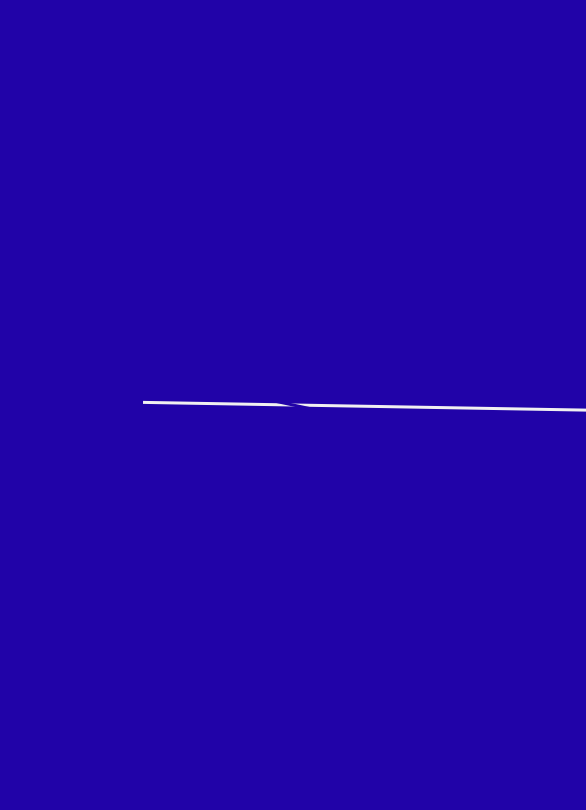
Frame 1 (no input)
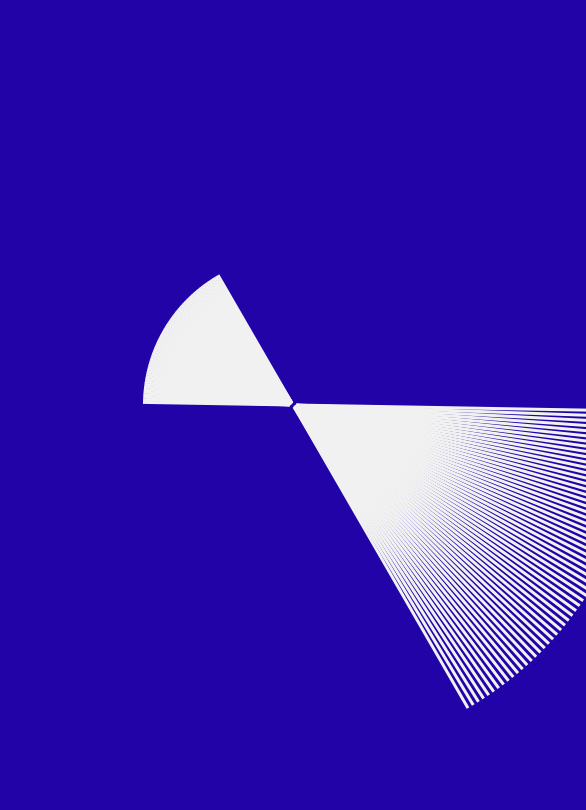
Frame 60 (the mouse pressed at the canvas centre just before this capture)
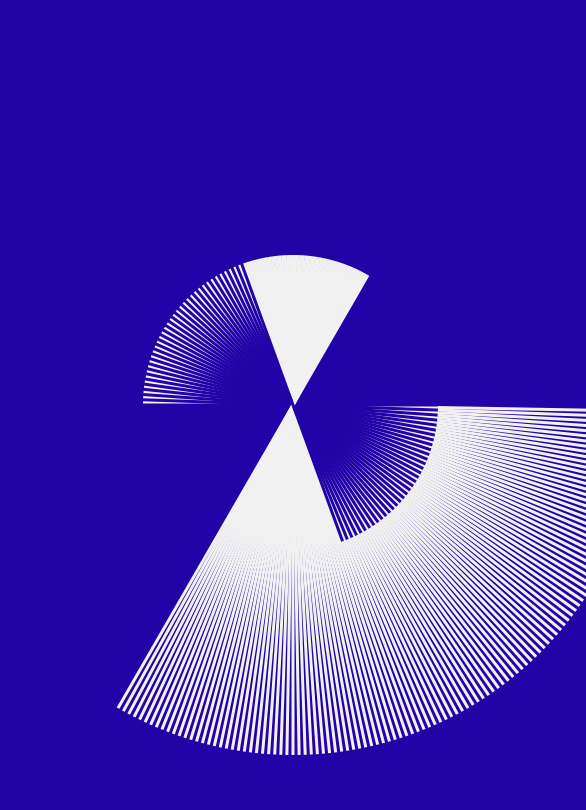
Frame 120 (the mouse held since frame 60 and released just before this capture)

The Processing sketch that drew these frames (run headless with seeded random() and noise(); from frame 60 on, the mouse is pressed at the canvas centre):

// Processing sketch: pp001_basic
// ── pp001_basic.pde
color blue = #2103a8;
color white = #f1f1f1;

void setup() {
  size(586, 810);
  noStroke();
  background(blue);
  pixelDensity(2);
  rectMode(CENTER);
}

void draw() {
  translate(width/2, height/2);
  rotate(radians(frameCount));
  fill(white);
  rect(100, 0, 500, 3);
  rotate(radians(frameCount+10));
  fill(blue);
  rect(55, 0, 400, 3);
}
